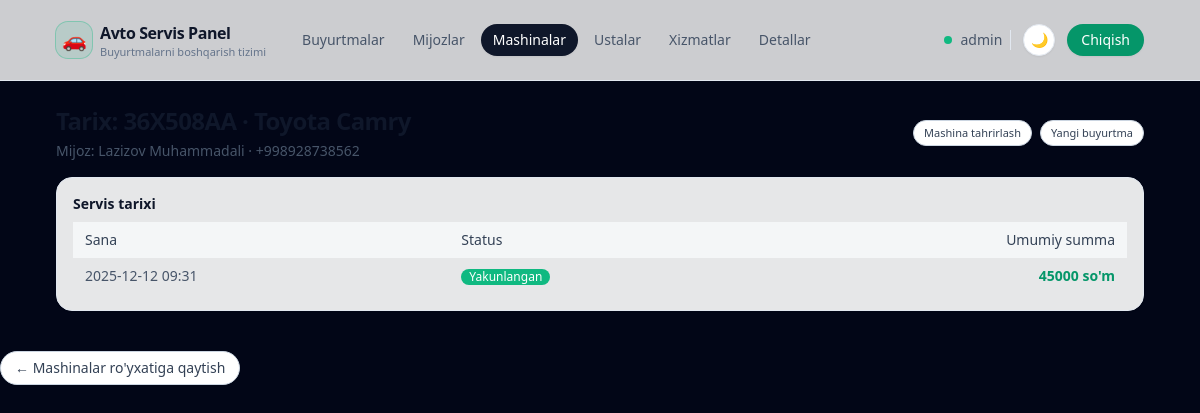
Page /car/14/history/ (signed in) on the committed database.
### apps/models.py (models this page shows, shortened)
class User(AbstractUser):
    telegram_username = models.CharField(
        _("Telegram username"), max_length=255, null=True, blank=True
    )
    telegram_id = models.BigIntegerField(_("Telegram ID"), null=True, blank=True)
    telegram_chat_id = models.BigIntegerField(
        _("Telegram chat ID"), null=True, blank=True
    )
    telegram_username_validator = RegexValidator(
        regex=r"^[a-zA-Z0-9_]{5,32}$",
        message=_(
            "Telegram username can only contain letters, numbers and underscores"
        ),
    )
    role = models.CharField(
        _("Role"), max_length=32, choices=Role.choices, default=Role.USER
    )
    phone = models.CharField(
        _("Phone number"),
        max_length=20,
        blank=True,
        help_text=_("Contact phone number"),
    )
    class Meta:
        verbose_name = _("User")
        verbose_name_plural = _("Users")

class Car(models.Model):
    customer = models.ForeignKey(
        Customer, on_delete=models.CASCADE, related_name="cars"
    )
    brand = models.CharField(_("Brand"), max_length=100)
    model = models.CharField(_("Model"), max_length=100, blank=True)
    plate_number = models.CharField(
        _("Plate number"),
        max_length=20,
        db_index=True,
    )
    vin = models.CharField(_("VIN"), max_length=64, blank=True)
    class Meta:
        verbose_name = _("Car")
        verbose_name_plural = _("Cars")

class Customer(models.Model):
    full_name = models.CharField(_("Full name"), max_length=255)
    phone = models.CharField(
        _("Phone"),
        max_length=20,
        db_index=True,
    )
    telegram_username = models.CharField(
        _("Telegram username"), max_length=255, null=True, blank=True
    )
    class Meta:
        verbose_name = _("Customer")
        verbose_name_plural = _("Customers")

class Order(models.Model):
    customer = models.ForeignKey(
        Customer, on_delete=models.CASCADE, related_name="orders"
    )
    car = models.ForeignKey(
        Car, on_delete=models.CASCADE, related_name="orders"
    )
    master = models.ForeignKey(
        Master,
        on_delete=models.SET_NULL,
        related_name="orders",
        null=True,
        blank=True,
    )
    description = models.TextField(_("Problem description"), blank=True)
    status = models.CharField(
        _("Status"),
        max_length=32,
        choices=OrderStatus.choices,
        default=OrderStatus.NEW,
        db_index=True,
    )
    payment_status = models.CharField(
        _("Payment status"),
        max_length=32,
        choices=PaymentStatus.choices,
        default=PaymentStatus.UNPAID,
    )
    payment_type = models.CharField(
        _("Payment type"),
        max_length=32,
        choices=PaymentType.choices,
        blank=True,
    )
    total_amount = models.DecimalField(
        _("Total amount"),
        max_digits=14,
        decimal_places=2,
        default=0,
    )
    created_at = models.DateTimeField(_("Created at"), auto_now_add=True)
    updated_at = models.DateTimeField(_("Updated at"), auto_now=True)
    class Meta:
        verbose_name = _("Order")
        verbose_name_plural = _("Orders")
        ordering = ["-created_at"]

### apps/views/cars.py (the view)
# urls.py: path("car/<int:pk>/history/", car_history, name="car_history"),
@login_required
def car_history(request, pk: int):
    car = get_object_or_404(Car, pk=pk)
    orders = car.orders.select_related("customer", "master").all()
    return render(
        request,
        "cars/car_history.jinja",
        {"car": car, "orders": orders},
    )

### templates/cars/car_history.jinja (shortened to what this page needs)
{% extends "base.html" %}
{% block content %}
<div class="mb-4 flex items-center justify-between">
    <div class="space-y-1">
        <h1 class="text-xl sm:text-2xl font-semibold tracking-tight text-slate-900 dark:text-white">
        </h1>
        <p class="text-xs sm:text-sm text-slate-600 dark:text-slate-400">
            Mijoz: {{ car.customer.full_name }} · {{ car.customer.phone }}
        </p>
    </div>
    <div class="flex flex-wrap gap-2 text-xs">
        <a href="{% url 'apps:car_update' car.pk %}"
           class="inline-flex items-center rounded-full border border-slate-300 dark:border-slate-700 px-2.5 py-1 text-[11px] font-medium text-slate-700 dark:text-slate-200 bg-white dark:bg-slate-900/70 hover:bg-slate-100 dark:hover:bg-slate-800 transition-colors shadow-sm">
            Mashina tahrirlash
        </a>
        <a href="{% url 'apps:order_create' %}?car={{ car.pk }}&customer={{ car.customer.pk }}"
           class="inline-flex items-center rounded-full border border-slate-300 dark:border-slate-700 px-2.5 py-1 text-[11px] font-medium text-slate-700 dark:text-slate-200 bg-white dark:bg-slate-900/70 hover:bg-slate-100 dark:hover:bg-slate-800 transition-colors shadow-sm">
            Yangi buyurtma
        </a>
    </div>
</div>
<div class="rounded-2xl border border-slate-200 dark:border-slate-800 bg-white/90 dark:bg-slate-950/60 p-4 shadow-sm">
    <h2 class="text-sm font-semibold text-slate-900 dark:text-slate-200 mb-2">Servis tarixi</h2>
    <div class="overflow-x-auto">
        <table class="min-w-full text-xs sm:text-sm">
            <thead class="bg-slate-50/80 dark:bg-slate-900/70 text-slate-700 dark:text-slate-300">
            <tr>
                <th class="px-3 py-2 text-left font-medium">Sana</th>
                <th class="px-3 py-2 text-left font-medium">Status</th>
                <th class="px-3 py-2 text-right font-medium">Umumiy summa</th>
            </tr>
            </thead>
            <tbody class="divide-y divide-slate-100 dark:divide-slate-800">
            {% for order in orders %}
                <tr class="hover:bg-slate-50 dark:hover:bg-slate-900/70 cursor-pointer"
                    onclick="window.location='{% url 'apps:order_detail' order.pk %}'">
                    <td class="px-3 py-2 text-slate-600 dark:text-slate-400">{{ order.created_at|date:"Y-m-d H:i" }}</td>
                    <td class="px-3 py-2">
                        {% if order.status == "new" %}
                            <span class="status-badge-new">Yangi</span>
                        {% elif order.status == "in_progress" %}
                            <span class="status-badge-in_progress">Jarayonda</span>
                        {% elif order.status == "checking" %}
                            <span class="status-badge-checking">Tekshirilmoqda</span>
                        {% elif order.status == "completed" %}
                            <span class="status-badge-completed">Yakunlangan</span>
                        {% else %}
                            <span class="inline-flex items-center rounded-full bg-slate-700 px-2 py-0.5 text-xs text-white">
                                {{ order.get_status_display }}
                            </span>
                        {% endif %}
                    </td>
                    <td class="px-3 py-2 text-right text-emerald-600 dark:text-emerald-400 font-semibold">
                        {{ order.total_amount|floatformat:0 }} so'm
                    </td>
                </tr>
            {% empty %}
                <tr>
                    <td colspan="3" class="px-3 py-4 text-center text-slate-500 dark:text-slate-500">
                        Hozircha servis tarixi yo'q
                    </td>
                </tr>
            {% endfor %}
            </tbody>
        </table>
    </div>
    </div>
</div>
<a href="{% url 'apps:car_list' %}"
   class="inline-flex items-center rounded-full border border-slate-300 dark:border-slate-700 px-3.5 py-1.5 text-xs sm:text-sm font-medium text-slate-700 dark:text-slate-200 bg-white dark:bg-slate-900/70 hover:bg-slate-100 dark:hover:bg-slate-800 transition-colors shadow-sm mt-4">
    ← Mashinalar ro'yxatiga qaytish
</a>
{% endblock %}

### templates/base.html (shortened to what this page needs)
{% load static %}
<!DOCTYPE html>
<html lang="uz">
<head>
    <script src="https://cdn.tailwindcss.com"></script>
    <link href="https://cdn.jsdelivr.net/npm/daisyui@4.12.10/dist/full.min.css" rel="stylesheet" type="text/css" />
</head>
<body class="min-h-screen text-slate-100" data-theme="dark">
<div class="min-h-screen flex flex-col">
    <header class="border-b border-slate-200 dark:border-slate-800 bg-white/80 dark:bg-slate-950/80 backdrop-blur">
        <div class="mx-auto w-full max-w-6xl px-4 sm:px-6 lg:px-8 h-16 lg:h-20 flex items-center justify-between">
            <div class="flex items-center gap-3 sm:gap-6">
                <a href="{% url 'apps:order_list' %}" class="inline-flex items-center gap-2">
                    <span class="inline-flex h-9 w-9 items-center justify-center rounded-xl bg-emerald-500/10 ring-1 ring-emerald-500/40">
                        <span class="text-xl">🚗</span>
                    </span>
                    <span class="hidden sm:flex flex-col leading-tight">
                        <span class="text-sm sm:text-base font-semibold tracking-tight text-slate-900 dark:text-white">Avto Servis Panel</span>
                        <span class="hidden sm:inline text-[11px] text-slate-500 dark:text-slate-400">Buyurtmalarni boshqarish tizimi</span>
                    </span>
                </a>
                <nav class="hidden md:flex items-center gap-1 text-sm font-medium">
                    <a href="{% url 'apps:order_list' %}"
                       class="inline-flex items-center rounded-full px-3 py-1.5 text-xs sm:text-sm transition
                              {% if request.path == '/' or request.path|slice:':7' == '/order/' or request.path|slice:':9' == '/reports/' %}
                                  bg-slate-900 text-white shadow-sm dark:bg-slate-100 dark:text-slate-900
                              {% else %}
                                  text-slate-600 hover:bg-slate-100 hover:text-slate-900 dark:text-slate-300 dark:hover:bg-slate-800 dark:hover:text-white
                              {% endif %}">
                        Buyurtmalar
                    </a>
                    <a href="{% url 'apps:customer_list' %}"
                       class="inline-flex items-center rounded-full px-3 py-1.5 text-xs sm:text-sm transition
                              {% if request.path|slice:':11' == '/customers/' or request.path|slice:':10' == '/customer/' %}
                                  bg-slate-900 text-white shadow-sm dark:bg-slate-100 dark:text-slate-900
                              {% else %}
                                  text-slate-600 hover:bg-slate-100 hover:text-slate-900 dark:text-slate-300 dark:hover:bg-slate-800 dark:hover:text-white
                              {% endif %}">
                        Mijozlar
                    </a>
                    <a href="{% url 'apps:car_list' %}"
                       class="inline-flex items-center rounded-full px-3 py-1.5 text-xs sm:text-sm transition
                              {% if request.path|slice:':6' == '/cars/' or request.path|slice:':5' == '/car/' %}
                                  bg-slate-900 text-white shadow-sm dark:bg-slate-100 dark:text-slate-900
                              {% else %}
                                  text-slate-600 hover:bg-slate-100 hover:text-slate-900 dark:text-slate-300 dark:hover:bg-slate-800 dark:hover:text-white
                              {% endif %}">
                        Mashinalar
                    </a>
                    <a href="{% url 'apps:master_list' %}"
                       class="inline-flex items-center rounded-full px-3 py-1.5 text-xs sm:text-sm transition
                              {% if request.path|slice:':9' == '/masters/' %}
                                  bg-slate-900 text-white shadow-sm dark:bg-slate-100 dark:text-slate-900
                              {% else %}
                                  text-slate-600 hover:bg-slate-100 hover:text-slate-900 dark:text-slate-300 dark:hover:bg-slate-800 dark:hover:text-white
                              {% endif %}">
                        Ustalar
                    </a>
                    <a href="{% url 'apps:service_list' %}"
                       class="inline-flex items-center rounded-full px-3 py-1.5 text-xs sm:text-sm transition
                              {% if request.path|slice:':10' == '/services/' %}
                                  bg-slate-900 text-white shadow-sm dark:bg-slate-100 dark:text-slate-900
                              {% else %}
                                  text-slate-600 hover:bg-slate-100 hover:text-slate-900 dark:text-slate-300 dark:hover:bg-slate-800 dark:hover:text-white
                              {% endif %}">
                        Xizmatlar
                    </a>
                    <a href="{% url 'apps:part_list' %}"
                       class="inline-flex items-center rounded-full px-3 py-1.5 text-xs sm:text-sm transition
                              {% if request.path|slice:':7' == '/parts/' %}
                                  bg-slate-900 text-white shadow-sm dark:bg-slate-100 dark:text-slate-900
                              {% else %}
                                  text-slate-600 hover:bg-slate-100 hover:text-slate-900 dark:text-slate-300 dark:hover:bg-slate-800 dark:hover:text-white
                              {% endif %}">
                        Detallar
                    </a>
                </nav>
            </div>
            <div class="flex items-center gap-2 sm:gap-3">
                {% if request.user.is_authenticated %}
                    <div class="hidden sm:flex items-center gap-2 pr-2 border-r border-slate-200 dark:border-slate-800">
                        <span class="w-2 h-2 rounded-full bg-emerald-500 dark:bg-emerald-400 animate-pulse"></span>
                        <span class="text-xs sm:text-sm font-medium text-slate-600 dark:text-slate-300 truncate max-w-[140px]">
                            {{ request.user.get_full_name|default:request.user.username }}
                        </span>
                    </div>
                {% endif %}
                <button type="button" id="theme-toggle"
                        class="inline-flex h-8 w-8 items-center justify-center rounded-full border border-slate-200 bg-white text-slate-700 text-sm shadow-sm hover:bg-slate-100 dark:border-slate-700 dark:bg-slate-900 dark:text-slate-200 dark:hover:bg-slate-800 transition">
                </button>
                {% if request.user.is_authenticated %}
                    <a href="{% url 'logout' %}"
                       class="hidden sm:inline-flex items-center justify-center rounded-full bg-emerald-600 px-3.5 py-1.5 text-xs sm:text-sm font-medium text-white shadow-sm hover:bg-emerald-700 focus-visible:outline-none focus-visible:ring-2 focus-visible:ring-emerald-500 focus-visible:ring-offset-2 focus-visible:ring-offset-slate-950/80 transition">
                        Chiqish
                    </a>
                {% endif %}
            </div>
        </div>
    </header>
    <main class="flex-1">
        <div class="mx-auto w-full max-w-6xl px-4 sm:px-6 lg:px-8 py-6">
            {% block content %}{% endblock %}
        </div>
</body>
</html>

### templates/base.html (style rules this page uses)
.status-badge-new, .status-badge-in_progress, .status-badge-checking, .status-badge-completed { border-radius: 9999px; padding: 2px 8px; font-size: 0.75rem; font-weight: 500; line-height: 1; display: inline-flex; align-items: center; }
.status-badge-completed { background-color: rgb(16 185 129); color: white; }
body[data-theme="dark"] { background-color: rgb(2 6 23); color: rgb(241 245 249); }

### rows in the picture
User: user.get_full_name "admin"
Car: customer.full_name "Lazizov Muhammadali", customer.phone "+998928738562"
Order: created_at "2025-12-12 09:31", status "Yakunlangan", total_amount "45000"
